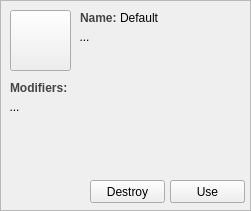
  <widget class="QFrame" name="inventory_item_selected_frame">
   <property name="geometry">
    <rect>
     <x>360</x>
     <y>0</y>
     <width>251</width>
     <height>211</height>
    </rect>
   </property>
   <property name="frameShape">
    <enum>QFrame::StyledPanel</enum>
   </property>
   <property name="frameShadow">
    <enum>QFrame::Raised</enum>
   </property>
   <widget class="QPushButton" name="item_icon">
    <property name="geometry">
     <rect>
      <x>10</x>
      <y>10</y>
      <width>61</width>
      <height>61</height>
     </rect>
    </property>
    <property name="autoFillBackground">
     <bool>true</bool>
    </property>
    <property name="styleSheet">
     <string notr="true"/>
    </property>
    <property name="text">
     <string/>
    </property>
    <property name="iconSize">
     <size>
      <width>41</width>
      <height>41</height>
     </size>
    </property>
    <property name="autoDefault">
     <bool>true</bool>
    </property>
    <property name="flat">
     <bool>false</bool>
    </property>
   </widget>
   <widget class="QPushButton" name="destroy_button">
    <property name="geometry">
     <rect>
      <x>90</x>
      <y>180</y>
      <width>75</width>
      <height>23</height>
     </rect>
    </property>
    <property name="text">
     <string>Destroy</string>
    </property>
   </widget>
   <widget class="QPushButton" name="unequip_button">
    <property name="geometry">
     <rect>
      <x>170</x>
      <y>180</y>
      <width>75</width>
      <height>23</height>
     </rect>
    </property>
    <property name="text">
     <string>Unequip</string>
    </property>
   </widget>
   <widget class="QPushButton" name="equip_button">
    <property name="geometry">
     <rect>
      <x>170</x>
      <y>180</y>
      <width>75</width>
      <height>23</height>
     </rect>
    </property>
    <property name="text">
     <string>Use</string>
    </property>
   </widget>
   <widget class="QLabel" name="name_label">
    <property name="geometry">
     <rect>
      <x>80</x>
      <y>10</y>
      <width>41</width>
      <height>16</height>
     </rect>
    </property>
    <property name="styleSheet">
     <string notr="true">color: rgb(68, 68, 68);</string>
    </property>
    <property name="text">
     <string>&lt;html&gt;&lt;head/&gt;&lt;body&gt;&lt;p&gt;&lt;span style=&quot; font-weight:600;&quot;&gt;Name:&lt;/span&gt;&lt;/p&gt;&lt;/body&gt;&lt;/html&gt;</string>
    </property>
   </widget>
   <widget class="QLabel" name="name_value">
    <property name="geometry">
     <rect>
      <x>120</x>
      <y>10</y>
      <width>111</width>
      <height>16</height>
     </rect>
    </property>
    <property name="text">
     <string>&lt;html&gt;&lt;head/&gt;&lt;body&gt;&lt;p&gt;Default&lt;/p&gt;&lt;/body&gt;&lt;/html&gt;</string>
    </property>
   </widget>
   <widget class="QLabel" name="modifiers_label">
    <property name="geometry">
     <rect>
      <x>10</x>
      <y>80</y>
      <width>61</width>
      <height>16</height>
     </rect>
    </property>
    <property name="styleSheet">
     <string notr="true">color: rgb(68, 68, 68);</string>
    </property>
    <property name="text">
     <string>&lt;html&gt;&lt;head/&gt;&lt;body&gt;&lt;p&gt;&lt;span style=&quot; font-weight:600;&quot;&gt;Modifiers:&lt;/span&gt;&lt;/p&gt;&lt;/body&gt;&lt;/html&gt;</string>
    </property>
   </widget>
   <widget class="QLabel" name="modifiers_value">
    <property name="geometry">
     <rect>
      <x>10</x>
      <y>100</y>
      <width>231</width>
      <height>51</height>
     </rect>
    </property>
    <property name="text">
     <string>&lt;html&gt;&lt;head/&gt;&lt;body&gt;&lt;p&gt;&lt;span style=&quot; font-style:italic;&quot;&gt;...&lt;/span&gt;&lt;/p&gt;&lt;/body&gt;&lt;/html&gt;</string>
    </property>
    <property name="textFormat">
     <enum>Qt::RichText</enum>
    </property>
    <property name="alignment">
     <set>Qt::AlignLeading|Qt::AlignLeft|Qt::AlignTop</set>
    </property>
    <property name="wordWrap">
     <bool>true</bool>
    </property>
   </widget>
   <widget class="QLabel" name="description_value">
    <property name="geometry">
     <rect>
      <x>80</x>
      <y>30</y>
      <width>151</width>
      <height>51</height>
     </rect>
    </property>
    <property name="text">
     <string>&lt;html&gt;&lt;head/&gt;&lt;body&gt;&lt;p&gt;&lt;span style=&quot; font-style:italic;&quot;&gt;...&lt;/span&gt;&lt;/p&gt;&lt;/body&gt;&lt;/html&gt;</string>
    </property>
    <property name="textFormat">
     <enum>Qt::RichText</enum>
    </property>
    <property name="alignment">
     <set>Qt::AlignLeading|Qt::AlignLeft|Qt::AlignTop</set>
    </property>
    <property name="wordWrap">
     <bool>true</bool>
    </property>
   </widget>
  </widget>
